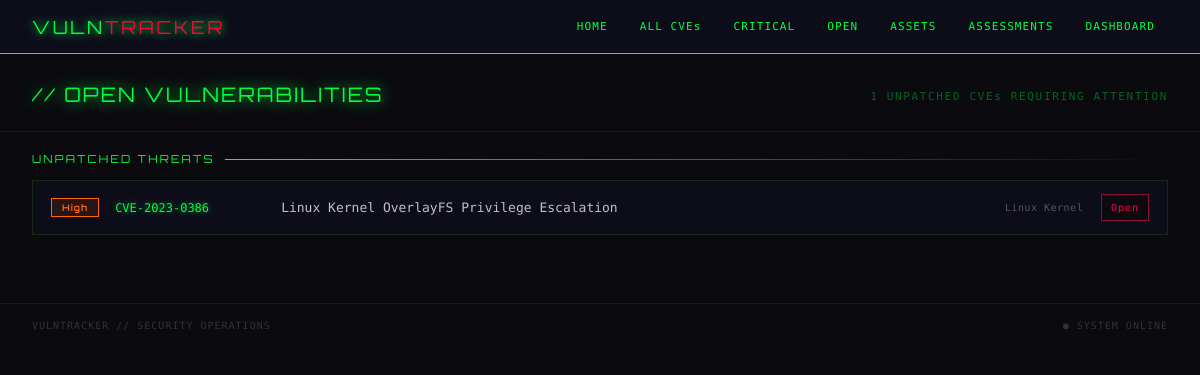
The page /status/open/ on the database its author committed.
### vulnerabilities/models.py (models this page shows, shortened)
class Vulnerability(models.Model):
    SEV_CHOICES = [
        ('C', 'Critical'),
        ('H', 'High'),
        ('M', 'Medium'),
        ('L', 'Low'),
    ]
    STATUS_CHOICES = [
        ('O', 'Open'),
        ('IP', 'In-Progress'),
        ('P', 'Patched'),
    ]
    cve_id = models.CharField(max_length=50, unique=True)
    title = models.CharField(max_length=200)
    slug = models.SlugField(unique=True)
    description = models.TextField()
    remediation = models.TextField()
    affected_system = models.ForeignKey(
        AffectedSystem,
        on_delete=models.CASCADE,
        related_name='vulnerabilities'
    )
    severity = models.CharField(
        max_length=1,
        choices=SEV_CHOICES,
        default='M'
    )
    status = models.CharField(
        max_length=2,
        choices=STATUS_CHOICES,
        default='O'
    )
    discovered = models.DateTimeField(auto_now_add=True)
    threat_actor = models.ForeignKey(
        ThreatActor,
        on_delete=models.SET_NULL,
        null=True,
        blank=True,
        related_name='vulnerabilities'
    )
    class Meta:
        ordering = ['-discovered']
        verbose_name_plural = 'Vulnerabilities'

class AffectedSystem(models.Model):
    name = models.CharField(max_length=100)
    slug = models.SlugField(unique=True)
    class Meta:
        ordering = ['name']

### vulnerabilities/views.py (the view)
# urls.py: path('status/open/', views.open_vulns, name='open-vulns'),
def open_vulns(request):
    vulns = Vulnerability.objects.filter(
        status='O'
    ).select_related('affected_system')
    return render(
        request,
        'vulnerabilities/open_vulns.html',
        {'vulns': vulns}
    )

### vulnerabilities/templates/vulnerabilities/open_vulns.html (shortened to what this page needs)
{% extends 'vulnerabilities/base.html' %}
{% block content %}
<div class="page-header">
  <div class="page-title">// OPEN VULNERABILITIES</div>
  <div class="page-sub">{{ vulns|length }} UNPATCHED CVEs REQUIRING ATTENTION</div>
</div>
<div class="section">
  <div class="section-title">UNPATCHED THREATS</div>
  {% for vuln in vulns %}
  <a href="{% url 'vuln-detail' vuln.slug %}" class="vuln-card">
    <span class="sev-badge {% if vuln.severity == 'C' %}critical{% elif vuln.severity == 'H' %}high{% elif vuln.severity == 'M' %}medium{% elif vuln.severity == 'L' %}low{% endif %}">
      {{ vuln.get_severity_display }}
    </span>
    <span class="vuln-cve">{{ vuln.cve_id }}</span>
    <span class="vuln-title">{{ vuln.title }}</span>
    <span class="vuln-system">{{ vuln.affected_system.name }}</span>
    <span class="status-badge open">{{ vuln.get_status_display }}</span>
  </a>
  {% empty %}
  <p class="empty">// ALL VULNERABILITIES PATCHED ✓</p>
  {% endfor %}
</div>
{% endblock %}

### vulnerabilities/static/vulnerabilities/style.css (style rules this page uses)
* { box-sizing: border-box; margin: 0; padding: 0; }
body { background: #0a0a0f; color: #00ff41; font-family: 'Share Tech Mono', monospace; min-height: 100vh; }
.page-header { display: flex; justify-content: space-between; align-items: center; flex-wrap: wrap; gap: 16px; padding: 28px 32px 20px; border-bottom: 1px solid #1a1a2e; }
.page-title { font-family: 'Orbitron', monospace; font-size: 20px; color: #00ff41; text-shadow: 0 0 15px #00ff41; letter-spacing: 0.1em; margin-bottom: 4px; }
.page-sub { font-size: 11px; color: #006621; letter-spacing: 0.15em; }
.section { padding: 20px 32px; }
.section-title { font-family: 'Orbitron', monospace; font-size: 11px; color: #00ff41; letter-spacing: 0.2em; margin-bottom: 14px; display: flex; align-items: center; gap: 10px; }
.section-title::after { content: ''; flex: 1; height: 1px; background: linear-gradient(to right, #00ff41, transparent); }
.vuln-card { border: 1px solid #1a2a1a; background: #0d0d1a; padding: 13px 18px; margin-bottom: 8px; display: flex; align-items: center; flex-wrap: wrap; gap: 16px; transition: all 0.2s; text-decoration: none; min-width: 0; }
.vuln-cve { font-size: 12px; color: #00ff41; min-width: 150px; text-shadow: 0 0 6px rgba(0,255,65,0.5); }
.vuln-title { font-size: 13px; color: #c0c0c0; flex: 1; min-width: 0; overflow-wrap: anywhere; }
.vuln-system { font-size: 10px; color: #555; letter-spacing: 0.05em; min-width: 80px; }
.sev-badge { display: inline-block; font-size: 9px; padding: 3px 10px; letter-spacing: 0.12em; font-weight: 700; border: 1px solid; white-space: nowrap; font-family: 'Orbitron', monospace; }
.sev-badge.high { color: #ff6600; border-color: #ff6600; background: rgba(255,102,0,0.1); }
.status-badge { display: inline-block; padding: 5px 9px; border: 1px solid #555566; color: #b0b0c0; font-size: 10px; letter-spacing: 1px; white-space: nowrap; font-family: 'Share Tech Mono', monospace; }
.status-badge.open { border-color: #ff003c; color: #ff003c; }
nav, header, main, footer, .page-header, .section, .panel, .stats-row, .stats-grid, .asset-panel, .asset-list, .asset-card, .empty-state { position: relative; z-index: 1; }
.asset-page-header, .page-header { box-sizing: border-box; }
.status-badge { display: inline-flex; align-items: center; justify-content: center; max-width: 100%; padding: 5px 9px; border: 1px solid #34344a; background: #0a0a0f; color: #9292ad; font-size: 10px; letter-spacing: 1px; line-height: 1.5; overflow-wrap: anywhere; }
.status-badge.open { border-color: #8a1230; color: #ff003c; }

### rows shown on the page
Vulnerability: severity "High", cve_id "CVE-2023-0386", title "Linux Kernel OverlayFS Privilege Escalation", affected_system.name "Linux Kernel", status "Open"

### other values the page prints
{{ vulns|length }} "1"
